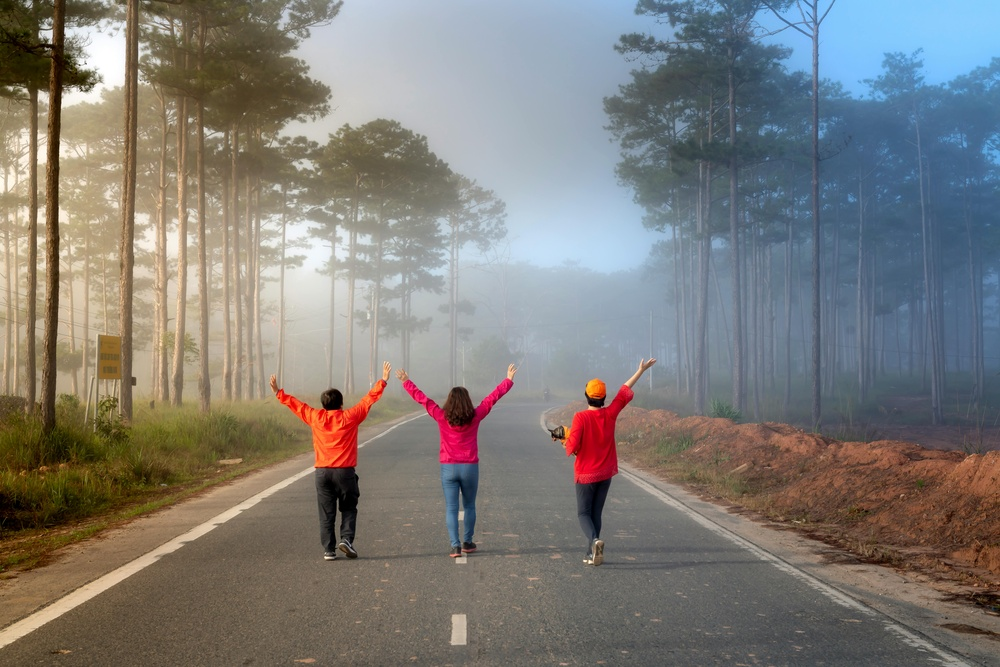
#> input picture 1.jpg, 1000 x 667 px, shrunk from 7837 x 5227 before the run
$ python main.py
#> lines starting #> are read from the running program, lines starting #| are printed output that depends on the picture
import cv2
import numpy as np


# Load the image (Replace 'image_path' with the actual path of your image)
image = cv2.imread('1.jpg')
#> image is the input picture: shape (667, 1000, 3); mean B, G, R 119.8, 124, 127

# Apply Gaussian Blur
blurred_image = cv2.GaussianBlur(image, (31, 31), 0)
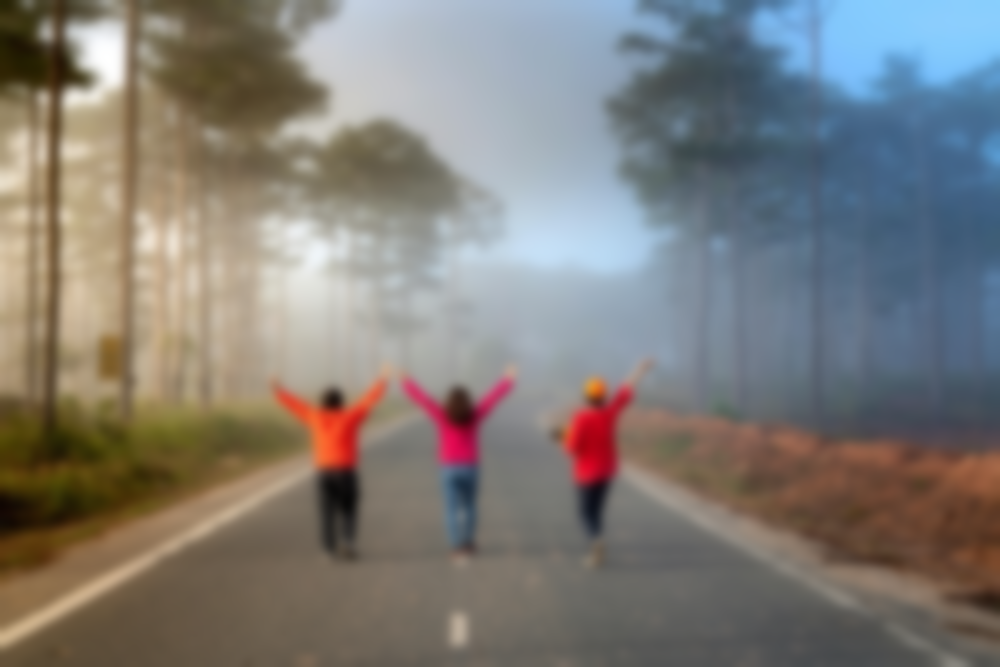
#> blurred_image: shape (667, 1000, 3); mean B, G, R 119.8, 124, 127

# Create a sharpening kernel
kernel = np.array([[0, -1, 0],
                   [-1, 9, -1],
                   [0, -1, 0]])

# Apply the sharpening kernel using filter2D
sharpened_image = cv2.filter2D(image, -1, kernel)
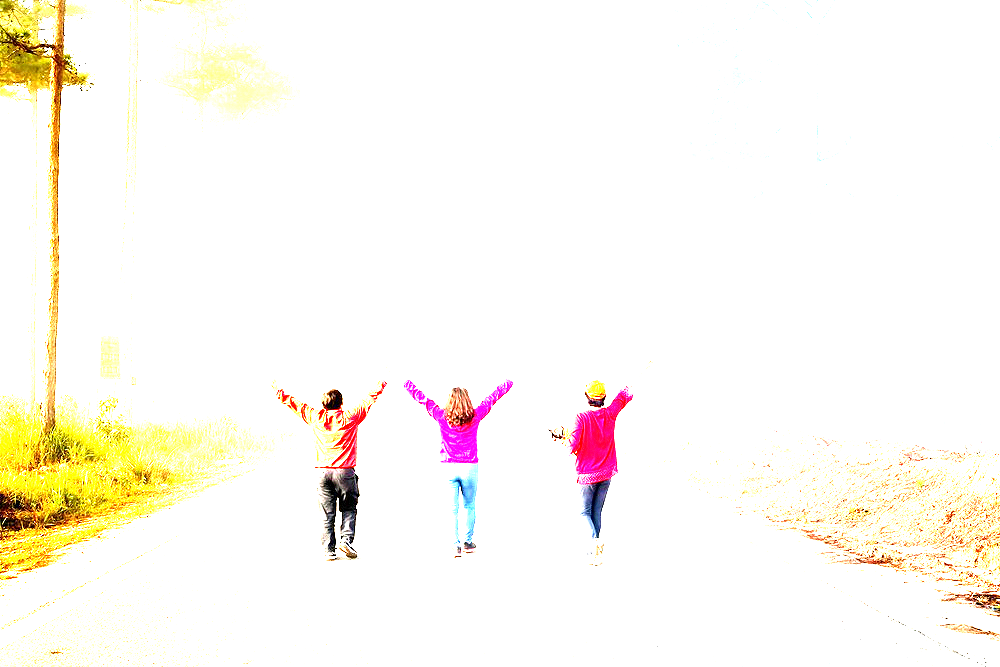
#> sharpened_image: shape (667, 1000, 3); mean B, G, R 240.6, 248.7, 252.7

# Combine images horizontally for comparison (Original, Blurred, Sharpened)
comparison = cv2.hconcat([image, blurred_image, sharpened_image])
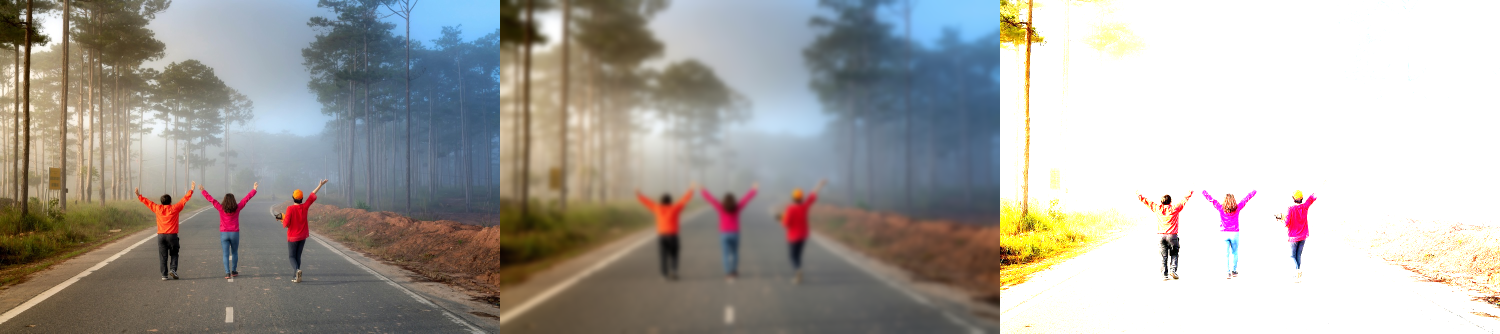
#> comparison: shape (667, 3000, 3) (shown at 1/2 size); mean B, G, R 160.1, 165.6, 168.9

# Save the comparison image
cv2.imwrite('comparison_image.jpg', comparison)

# Display the image (optional, if you want to see it in a window)
cv2.imshow( "Comparison",comparison)
cv2.waitKey(0)
cv2.destroyAllWindows()
